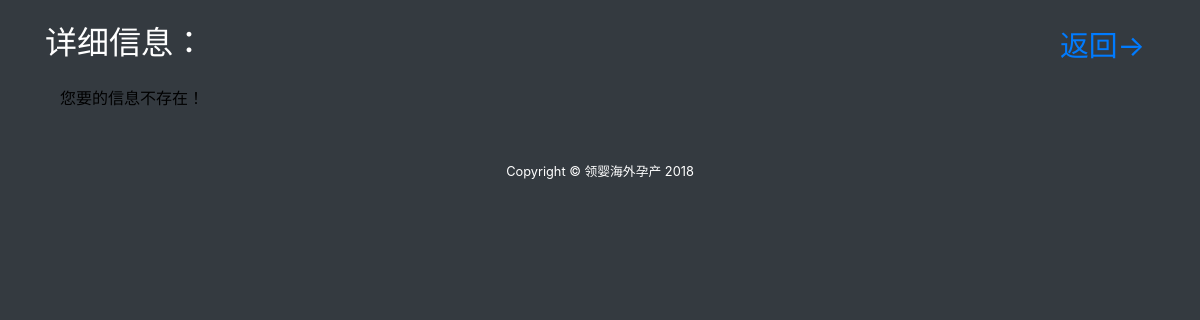
The page /history-Detail.php?type=接送服务&token=77650 (signed in) on the database as committed earlier.
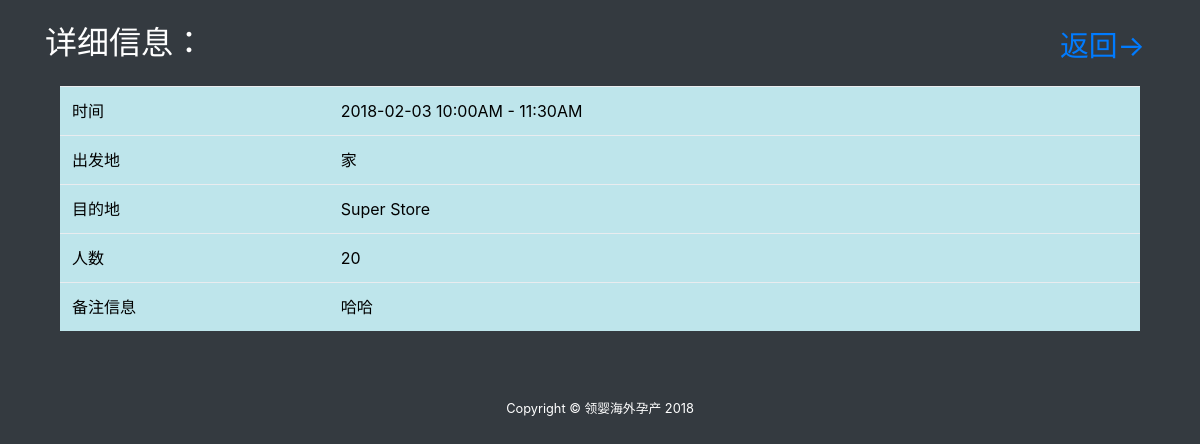
The same page on the database as committed later.
### tables this page shows
CREATE TABLE `pickup_service` (
  `pid` int(100) NOT NULL,
  `user` varchar(10) NOT NULL,
  `serviceToken` varchar(10) NOT NULL,
  `date` date NOT NULL,
  `time` varchar(20) NOT NULL,
  `departure` varchar(20) NOT NULL,
  `destination` varchar(20) NOT NULL,
  `num_ppl` int(2) NOT NULL,
  `additional` varchar(50) NOT NULL,
  `finish` int(2) NOT NULL
);

### model/history.detail.php (the view, shortened to what the changed rows need)
<?php if(!defined('In_System')) exit("Access Denied");
class DetailHistory{
    public function historyDetail($type, $serviceToken){
        global $mysqli;
        if($type == "采购服务"){
            $detail_query="SELECT * FROM purchase_service WHERE serviceToken = '$serviceToken'";
            $detail_retrieve = $mysqli->query($detail_query);
            if($detail_retrieve->num_rows > 0){
                $detail_result = $detail_retrieve->fetch_assoc();
                $address = $detail_result['origin_address'];
                echo sprintf("<table class=\"table table-hover table-info\">
                        <tr>
                            <td>公寓类型</td>
                            <td>%s</td>
                        </tr>
                        <tr>
                            <td>地址</td>
                            <td>%s</td>
                        </tr>
                        <tr>
                            <td>豆浆(甜)</td>
                            <td>%d</td>
                        </tr>
                        <tr>
                            <td>豆浆(原味)</td>
                            <td>%d</td>
                        </tr>
                        <tr>
                            <td>牛奶</td>
                            <td>%d</td>
                        </tr>
                        <tr>
                            <td>果汁</td>
                            <td>%d</td>
                        </tr>
                        <tr>
                            <td>腐乳</td>
                            <td>%d</td>
                        </tr>
                        <tr>
                            <td>榨菜</td>
                            <td>%d</td>
                        </tr>
                        <tr>
                            <td>老干妈</td>
                            <td>%d</td>
                        </tr>
                        <tr>
                            <td>橄榄菜</td>
                            <td>%d</td>
                        </tr>
                        <tr>
                            <td>咸鸭蛋</td>
                            <td>%d</td>
                        </tr>
                        <tr>
                            <td>花生酱</td>
                            <td>%d</td>
                        </tr>
                        <tr>
                            <td>草莓酱</td>
                            <td>%d</td>
                        </tr>
                        <tr>
                            <td>生鸡蛋</td>
                            <td>%d</td>
                        </tr>
                        <tr>
                            <td>麦片</td>
                            <td>%d</td>
                        </tr>
                        <tr>
                            <td>粗粮面包</td>
                            <td>%d</td>
                        </tr>
                        <tr>
                            <td>豆沙包</td>
                            <td>%d</td>
                        </tr>
                        <tr>
                            <td>小馒头</td>
                            <td>%d</td>
                        </tr>
                        <tr>
                            <td>手抓饼</td>
                            <td>%d</td>
                        </tr>
                        <tr>
                            <td>饺子</td>
                            <td>%d</td>
                        </tr>
                        <tr>
                            <td>面条</td>
                            <td>%d</td>
                        </tr>
                        <tr>
                            <td>大米</td>
                            <td>%d</td>
                        </tr>
                        <tr>
                            <td>小米</td>
                            <td>%d</td>
                        </tr>
                        <tr>
                            <td>红豆</td>
                            <td>%d</td>
                        </tr>
                        <tr>
                            <td>绿豆</td>
                            <td>%d</td>
                        </tr>
                        <tr>
                            <td>苹果</td>
                            <td>%d</td>
                        </tr>
                        <tr>
                            <td>香蕉</td>
                            <td>%d</td>
                        </tr>
                        <tr>
                            <td>橙子</td>
                            <td>%d</td>
                        </tr>
                        <tr>
                            <td>果梨</td>
                            <td>%d</td>
                        </tr>
                        <tr>
                            <td>橘子</td>
                            <td>%d</td>
                        </tr>
                        <tr>
                            <td>西红柿</td>
                            <td>%d</td>
                        </tr>
                        <tr>
                            <td>菠菜</td>
                            <td>%d</td>
                        </tr>
                        <tr>
                            <td>地瓜</td>
                            <td>%d</td>
                        </tr>
                        <tr>
                            <td>黄瓜</td>
                            <td>%d</td>
                        </tr>
                        <tr>
                            <td>土豆</td>
                            <td>%d</td>
                        </tr>
                        <tr>
                            <td>油</td>
                            <td>%d</td>
                        </tr>
                        <tr>
                            <td>盐</td>
                            <td>%d</td>
                        </tr>
                        <tr>
                            <td>酱</td>
                            <td>%d</td>
                        </tr>
                        <tr>
                            <td>醋</td>
                            <td>%d</td>
                        </tr>
                        <tr>
                            <td>糖</td>
                            <td>%d</td>
                        </tr>
                    </table>
                ", $detail_result['property'], $address, $detail_result['doujiang'], $detail_result['tiandoujiang'], $detail_result['niunai'], $detail_result['guozhi'], $detail_result['furu'], $detail_result['zhacai'], $detail_result['laoganma'], $detail_result['ganlancai'], $detail_result['xianyadan'], $detail_result['huashengjiang'], $detail_result['caomeijiang'], $detail_result['shengjidan'], $detail_result['maipian'], $detail_result['culiangmianbao'], $detail_result['doushabao'], $detail_result['xiaomantou'], $detail_result['shouzhuabing'], $detail_result['jiaozi'], $detail_result['miantiao'], $detail_result['dami'], $detail_result['xiaomi'], $detail_result['hongdou'], $detail_result['lvdou'], $detail_result['pingguo'], $detail_result['xiangjiao'], $detail_result['chengzi'], $detail_result['guoli'], $detail_result['juzi']
                , $detail_result['xihongshi'], $detail_result['bocai'], $detail_result['digua'], $detail_result['huanggua'], $detail_result['tudou'], $detail_result['you'], $detail_result['yan'], $detail_result['jiang'], $detail_result['cu'], $detail_result['tang']
                    );
            }
        }elseif($type == "接送服务"){
            $detail_query="SELECT * FROM pickup_service WHERE serviceToken = '$serviceToken'";
            $detail_retrieve = $mysqli->query($detail_query);
            if($detail_retrieve->num_rows > 0) {
                $detail_result = $detail_retrieve->fetch_assoc();
                echo sprintf("<table class=\"table table-hover table-info\">
                        <tr>
                            <td>时间</td>
                            <td>%s</td>
                        </tr>
                        <tr>
                            <td>出发地</td>
                            <td>%s</td>
                        </tr>
                        <tr>
                            <td>目的地</td>
                            <td>%s</td>
                        </tr>
                        <tr>
                            <td>人数</td>
                            <td>%s</td>
                        </tr>
                        <tr>
                            <td>备注信息</td>
                            <td>%s</td>
                        </tr>
                    </table>
                ", $detail_result['date'] . " " . $detail_result['time'], $detail_result['departure'], $detail_result['destination'], $detail_result['num_ppl'], $detail_result['additional']);
            }else{
                echo "您要的信息不存在！";
            }
        }
    }
}
?>

Rows that differ between the two databases and show on the page:
added pickup_service: date+time "2018-02-03 10:00AM - 11:30AM", departure "家", destination "Super Store", num_ppl "20", additional "哈哈"
Other text that changed with them:
text no longer shown: "您要的信息不存在！"
text now shown: "时间 出发地 目的地 人数 备注信息"
